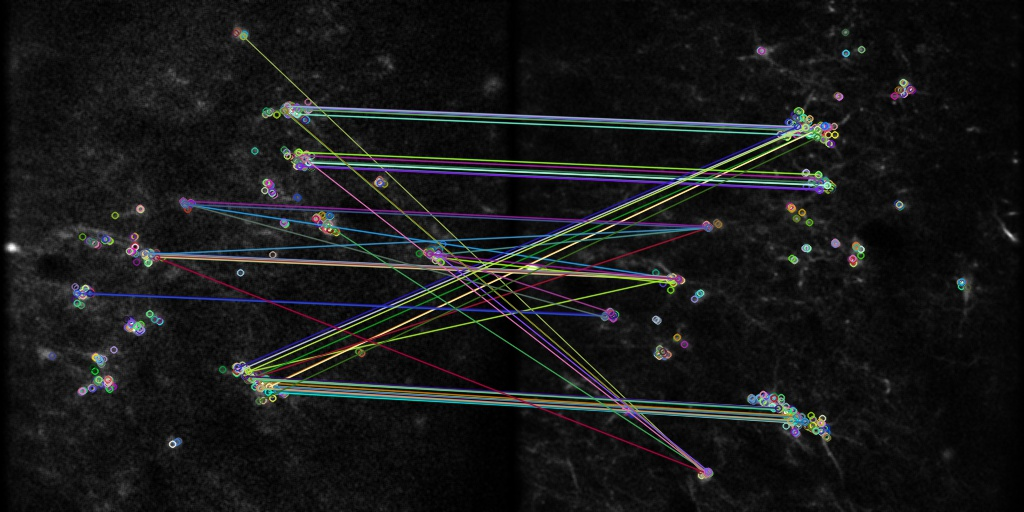
#> input picture src/data/matches.jpg, 1024 x 512 px
$ python -i importlif.py   (imports and definitions only)
#> lines starting #> are read from the running program, lines starting #| are printed output that depends on the picture; after the words box and inside, x2 and y2 are one past the last pixel; in counts of white or black regions, pixels touching at a corner belong together
# [27 lines left out: functions boom, importlif, not called in this run]

def preproc (image):
    import cv2
    import numpy as np
    from skimage import color
    j = color.rgb2gray(image)
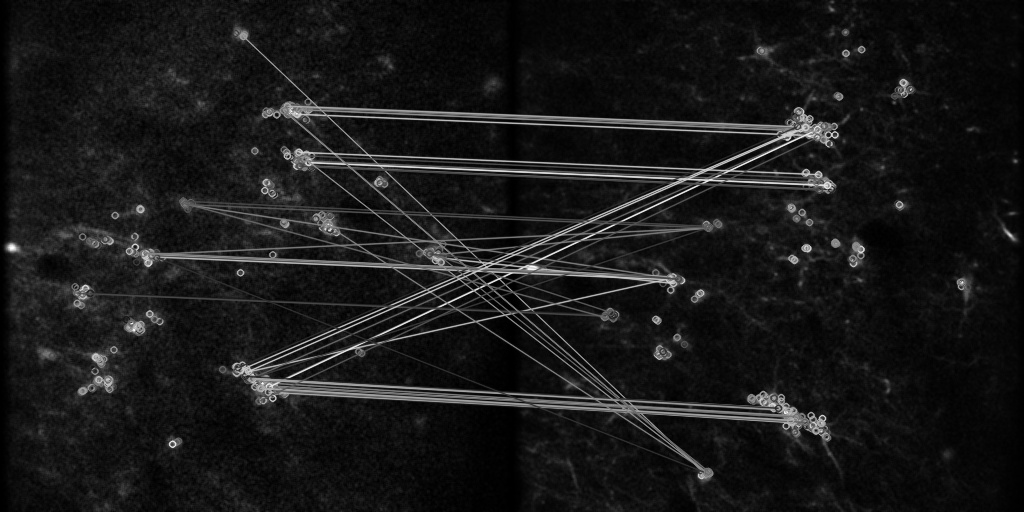
#> j: shape (512, 1024) float64; min 0, max 1, mean 0.0977
    j = j*(255/np.max(j))
    j = j.astype(np.uint8)
    imx = image.shape[0]
#> imx = 512
    imy = image.shape[1]
#> imy = 1024
    for x in range(imx):
            for y in range(imy):
                if j[x,y] <35:
                    j[x,y] = 0
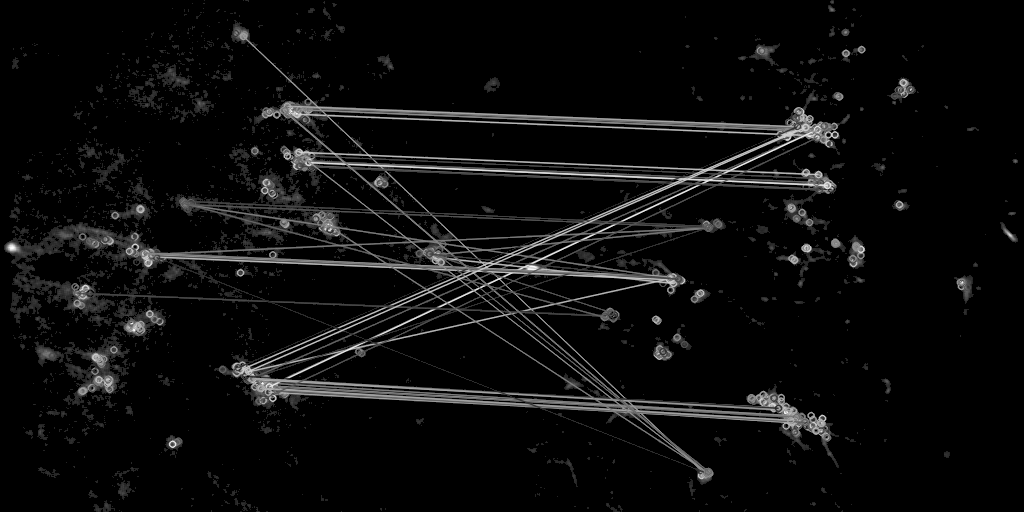
#> j: shape (512, 1024); min 0, max 255, mean 12.4
    im_blur = cv2.GaussianBlur(j,(301,301),0)
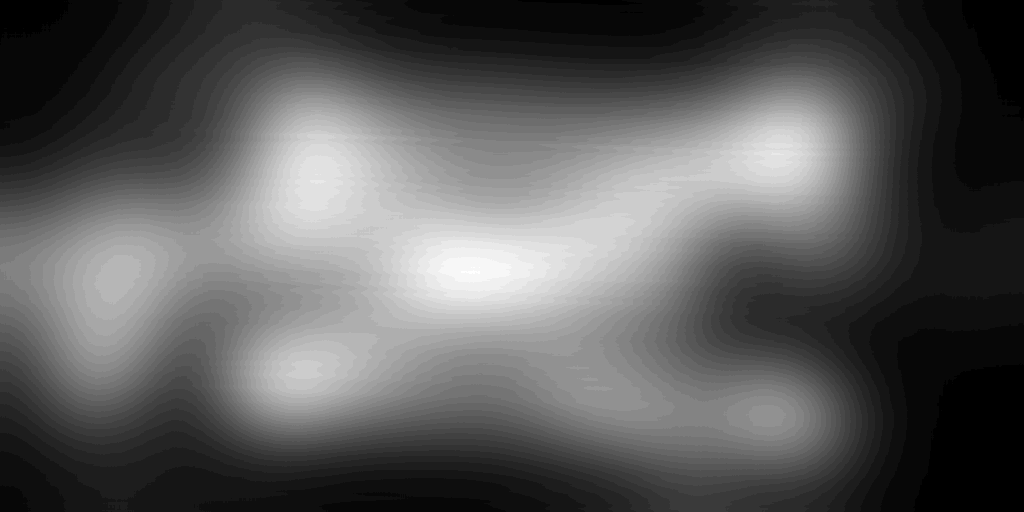
#> im_blur: shape (512, 1024); min 0, max 35, mean 12.4; drawn with min black and max white
    im_den = cv2.fastNlMeansDenoising(j,None,10,7,31)
    for x in range(imx):
        for y in range(imy):
            if im_blur[x,y] < im_den[x,y]:
                im_den[x,y] = im_den[x,y] - im_blur[x,y]
            else:
                im_den[x,y] = 0
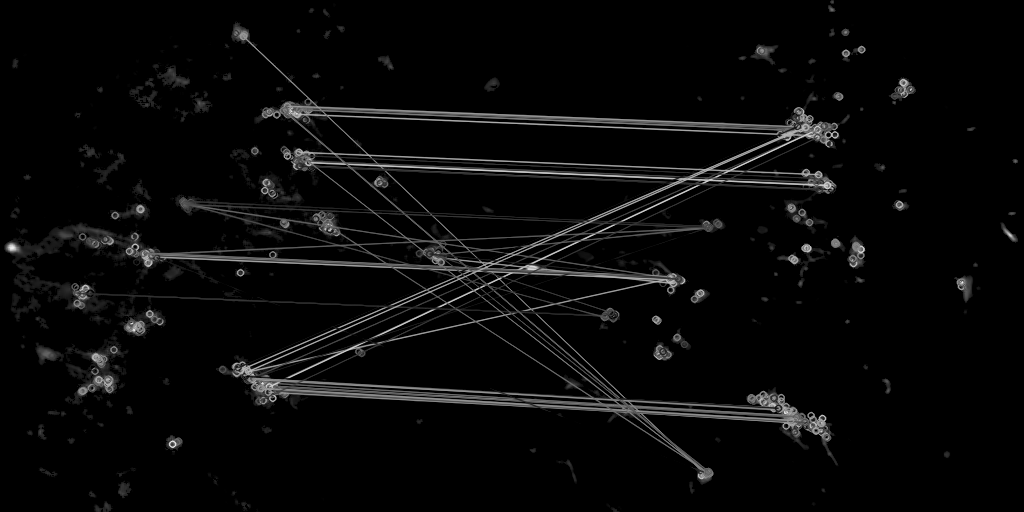
#> im_den: shape (512, 1024); min 0, max 239, mean 8.9
    im_binary = cv2.threshold(im_den,40,255, cv2.THRESH_BINARY)
    im_bin = im_binary[1]
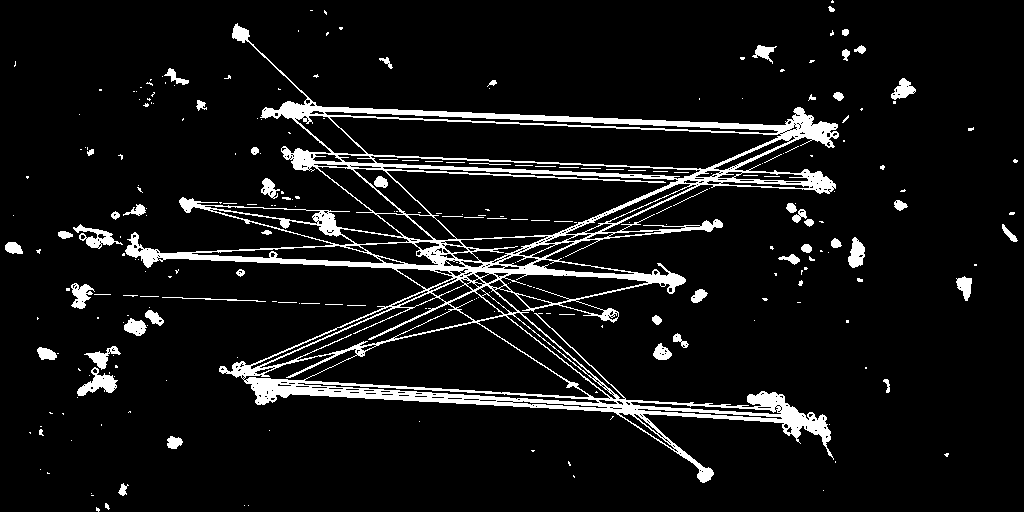
#> im_bin: shape (512, 1024); 8% white; 254 white regions (193 under 20 px), largest, box (x1, y1, x2, y2) and area: (125, 23, 839, 483) 33855, (77, 367, 118, 396) 513, (73, 224, 123, 249) 451
    return(im_den, im_bin)

# [119 lines left out: functions cellcount, cellcount_2d, lumcalc, circleblobs, circleblobs_conditional, circleblobs_2d and 1 more, not called in this run]


>>> import cv2
>>> picture = cv2.cvtColor(cv2.imread('matches.jpg'), cv2.COLOR_BGR2RGB)
>>> result = preproc(picture)
